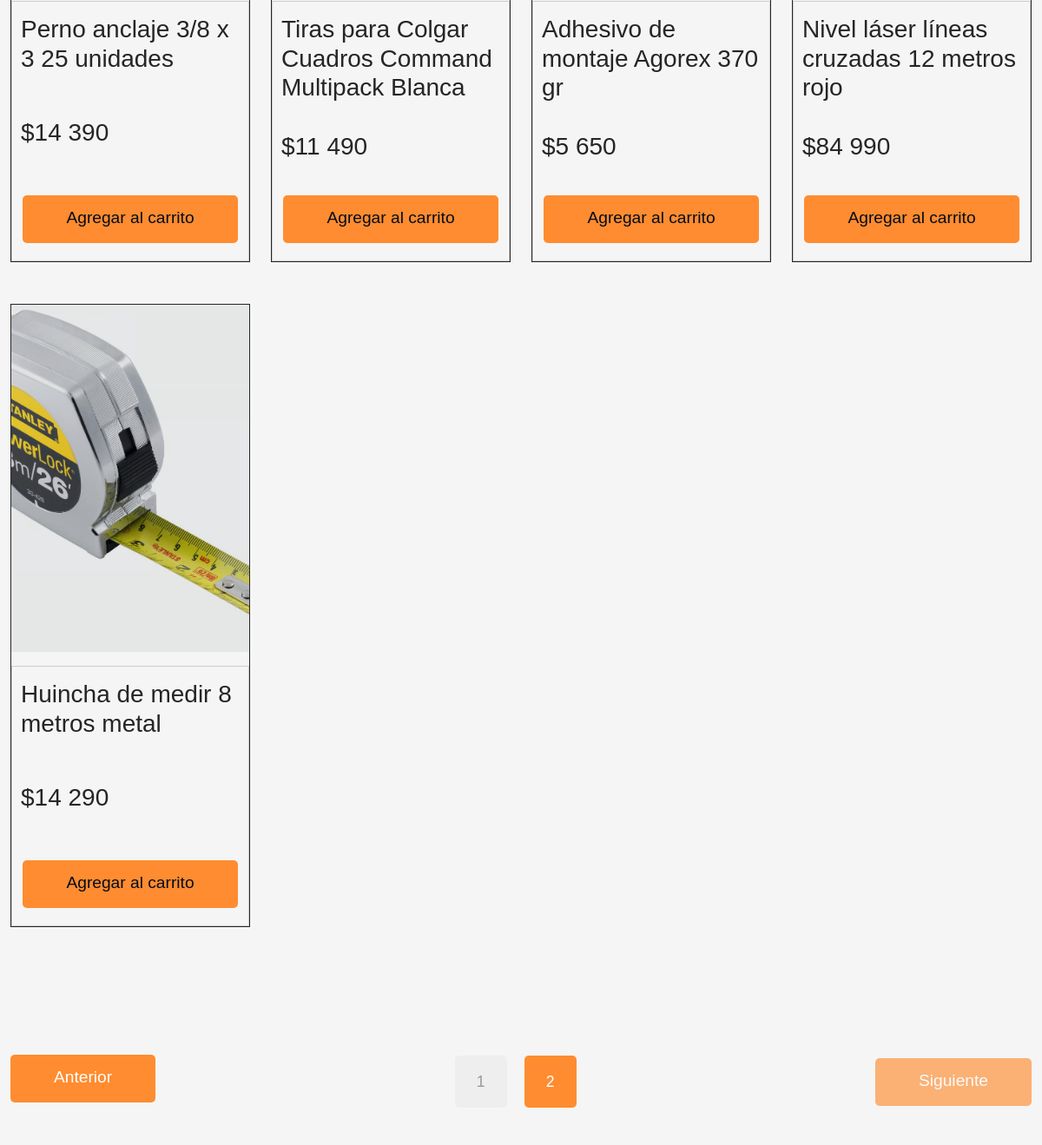
The app's page /?page=2&Buscar=&filtro= (middle part), older data.
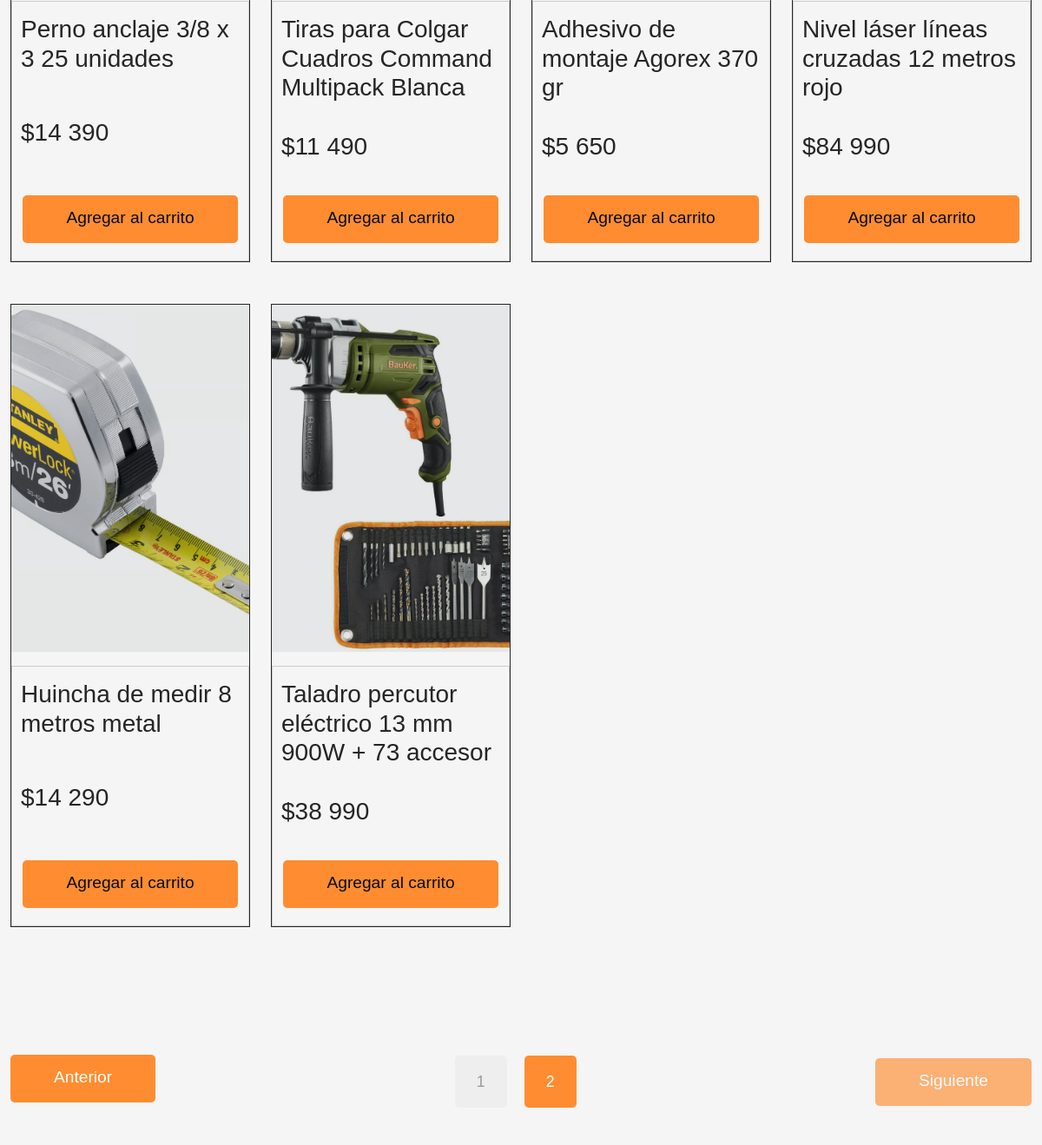
The same page, newer data.
### app/models.py (models this page shows, shortened)
class Producto(models.Model):
    cod_producto = models.CharField(max_length=50)
    marca = models.CharField(max_length=50)
    nombre = models.CharField(max_length=50)
    precio = models.IntegerField()
    categoria = models.ForeignKey(Categoria, on_delete=models.PROTECT)
    fecha = models.DateField()
    img = models.ImageField(upload_to='productos', null=True)

### app/views.py (the view)
# urls.py: path('', home, name="home"),
def home(request):
    busqueda = request.GET.get("Buscar")
    productos = Producto.objects.all()
    filtro = request.GET.get("filtro")
    if busqueda:
        productos = productos.filter(
            Q(nombre__icontains=busqueda) |
            Q(marca__icontains=busqueda) |
            Q(cod_producto__icontains=busqueda)
        ).distinct()
    if filtro:
        productos = productos.filter(categoria=filtro)
    paginator = Paginator(productos, 8)
    page_number = request.GET.get('page')
    page_obj = paginator.get_page(page_number)
    data = {
        'productos': page_obj
    }
    return render(request, 'app/home.html', data)

### app/context_processor.py (called while the page is built)
def total_carrito(request):
    carrito = request.session.get('carrito', {})
    total = sum(float(item['acumulado']) * item['cantidad'] for item in carrito.values() if 'acumulado' in item)
    return {'total_carrito': total}

### app/templates/app/home.html (shortened to what this page needs)
<!DOCTYPE html>
<html lang="en">
<head>
    {% load static %}
    <link rel="stylesheet" href="{% static 'css/bootstrap.min.css' %}">
    <link rel="stylesheet" href="{% static 'fontawesome/css/all.min.css' %}">
    <link rel="stylesheet" href="{% static 'css/style.css' %}">
    <link href="https://stackpath.bootstrapcdn.com/bootstrap/4.5.2/css/bootstrap.min.css" rel="stylesheet">
    <link href="https://cdnjs.cloudflare.com/ajax/libs/font-awesome/5.15.3/css/all.min.css" rel="stylesheet">
<body>
                        {% include "app/carrito.html" %}
{% load humanize %}
<div class="container-fluid tm-container-content tm-mt-60">
        <div class="row tm-mb-90 tm-gallery">
            {% for p in productos %}
                <div class="col-xl-3 col-lg-2 col-md-4 col-sm-4 col-12 mb-5">
                    <div class="items-p">
                        <figure class="effect-ming tm-video-item">
                            {% if p.img %}
                                <img src="{{ p.img.url }}" alt="Image" class="product-image">
                            {% endif %}
                            <figcaption class="align-items-center justify-content-center">
                            </figcaption>
                        </figure>
                    <div class="desc_item">
                        <h3>{{ p.nombre }}</h3>
                        <h3>${{ p.precio | intcomma }}</h3>
                        <a href="{% url 'add' p.id %}" class="btn btn-primary boton-item">Agregar al carrito</a>
                    </div>
                    </div>
                </div>
            {% endfor %}
        </div>
    <div class="row tm-mb-90">
        <div class="col-12 d-flex justify-content-between align-items-center tm-paging-col">
            {% if productos.has_previous %}
                <a href="?page={{ productos.previous_page_number }}&Buscar={{ request.GET.Buscar }}&filtro={{ request.GET.filtro }}" class="btn btn-primary tm-btn-prev mb-2">Anterior</a>
            {% else %}
                <a href="#" class="btn btn-primary tm-btn-prev mb-2 disabled">Anterior</a>
            {% endif %}
            <div class="tm-paging d-flex">
                {% for num in productos.paginator.page_range %}
                    {% if num == productos.number %}
                        <a href="?page={{ num }}&Buscar={{ request.GET.Buscar }}&filtro={{ request.GET.filtro }}" class="active tm-paging-link">{{ num }}</a>
                    {% else %}
                        <a href="?page={{ num }}&Buscar={{ request.GET.Buscar }}&filtro={{ request.GET.filtro }}" class="tm-paging-link">{{ num }}</a>
                    {% endif %}
                {% endfor %}
            </div>
            {% if productos.has_next %}
                <a href="?page={{ productos.next_page_number }}&Buscar={{ request.GET.Buscar }}&filtro={{ request.GET.filtro }}" class="btn btn-primary tm-btn-next">Siguiente</a>
            {% else %}
                <a href="#" class="btn btn-primary tm-btn-next disabled">Siguiente</a>
            {% endif %}
        </div>
    </div>
</div>
    {% include "app/base/footer.html" %}

Row changes from the older to the newer data that the page shows:
added Producto: img (picture), nombre "Taladro percutor eléctrico 13 mm 900W + 73 accesor", precio "38 990"
